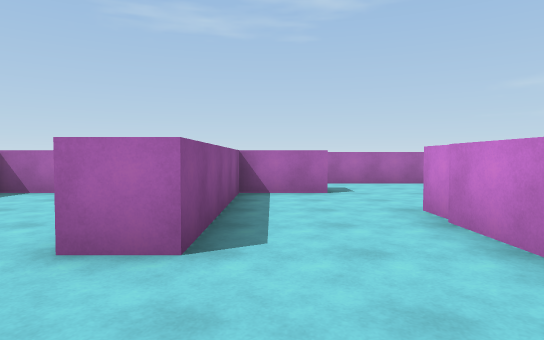
[1] (above)

20 first-person views from a walk through a Unity game level. The camera is 1.3 m above the floor, tilts 2° down and sees 75° across. The floor is counted in squares, 1.8 m on a side. Each view is taken from the middle of a square. On the plan, view 1 faces up. The plan holds only what a view shows up to about 11 squares ahead; the rest is blank. The player character is not drawn.

[2]
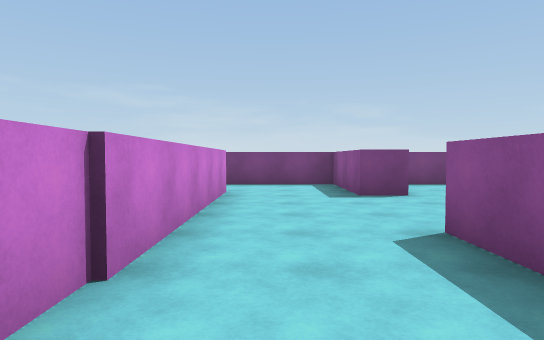

[3]
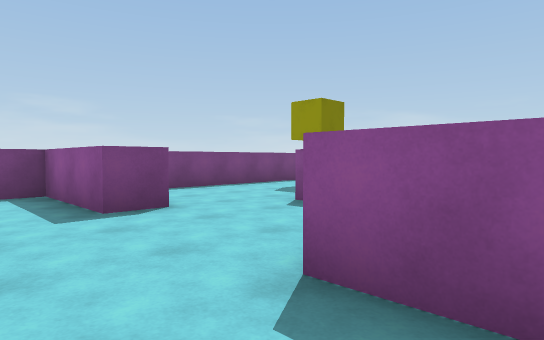

[4]
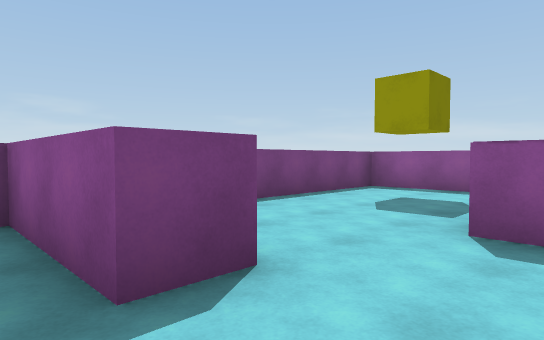

[5]
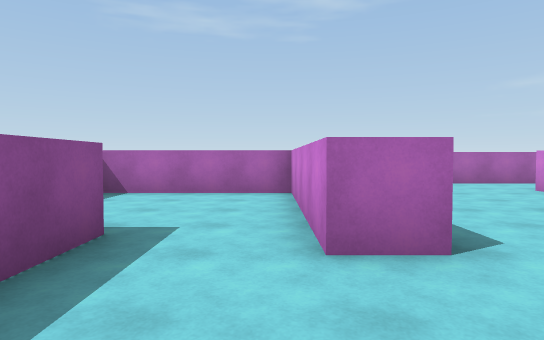

[6]
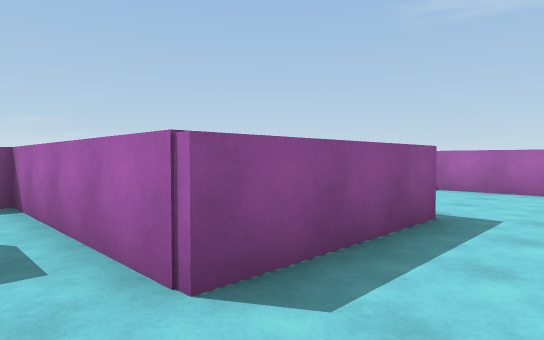

[7]
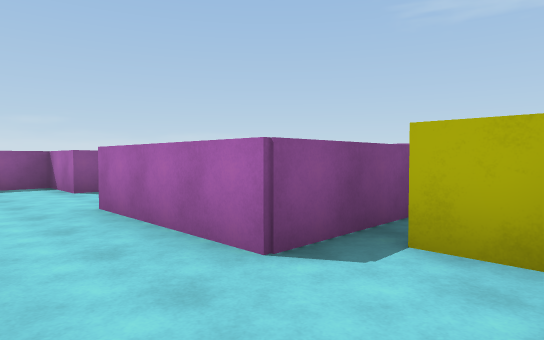

[8]
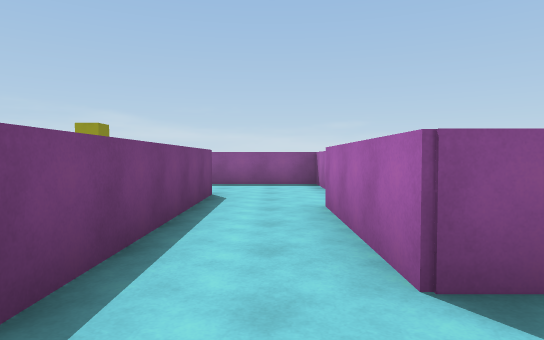

[9]
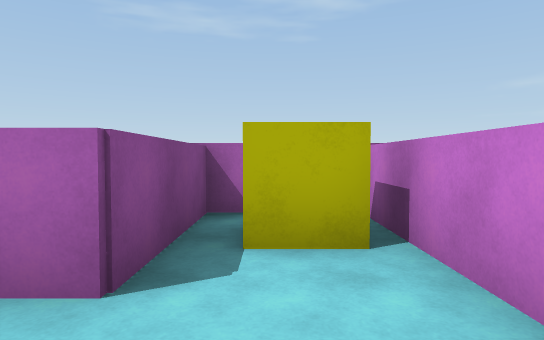

[10]
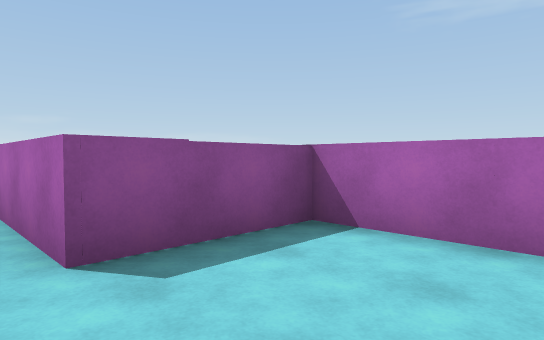

[11]
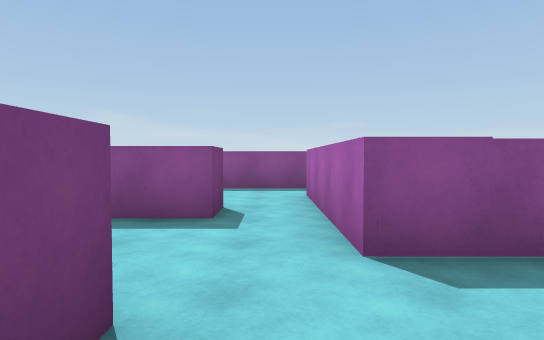

[12]
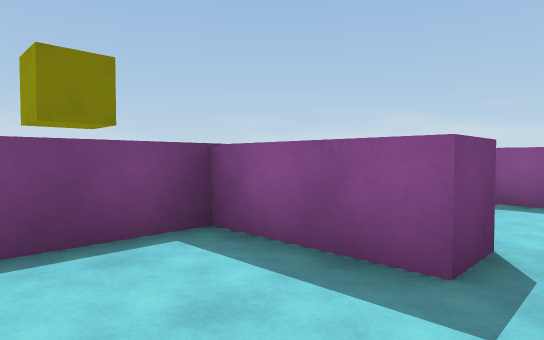

[13]
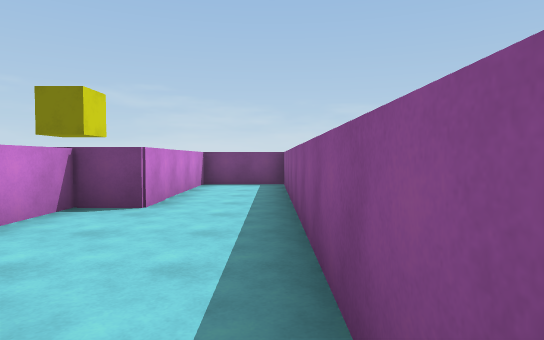

[14]
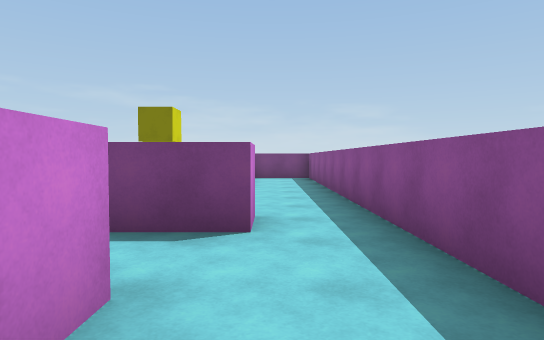

[15]
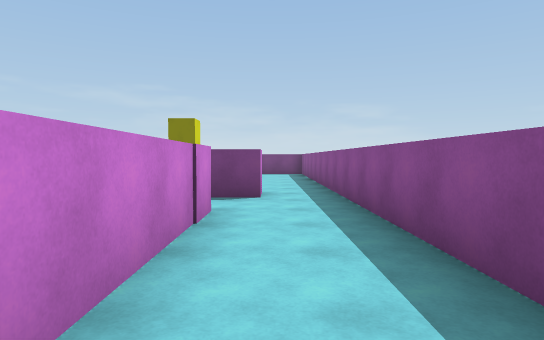

[16]
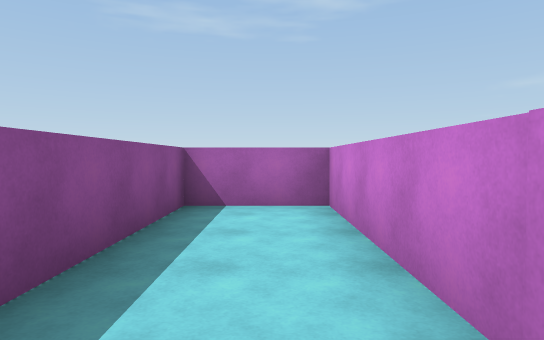

[17]
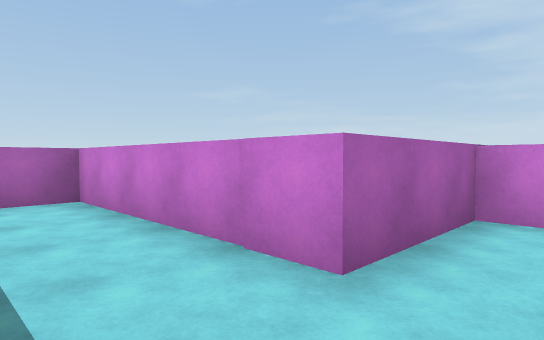

[18]
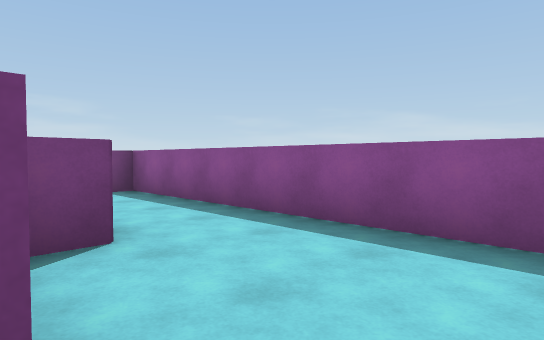

[19]
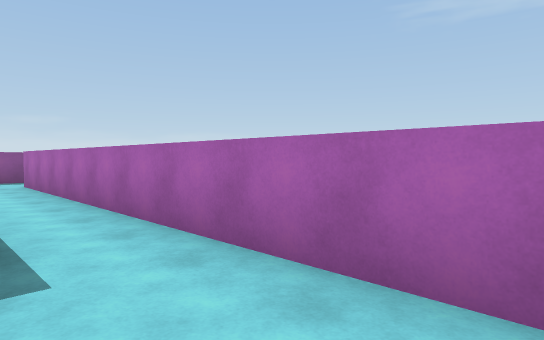

[20]
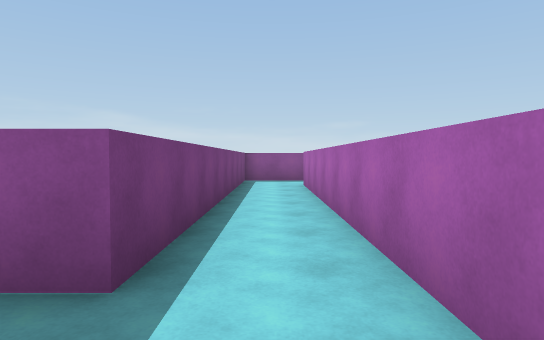

### Floor plan
Points are (right, up) in squares from view 1. A wall is a line through its corners. A room is listed if a view was taken in it or the views show most of it. See-through windows are left out.
Room 1 (views 1, 4, 5, 6)
walls: (-1.6, -0.7) (-0.7, -0.7); (-0.7, 2.6) (-1.6, 2.6) (-1.6, 3.6); (-3.6, 3.4) (-3.6, 0) (-8.2, 0) (-8.2, -3.6) (-2.6, -3.6); (2, -0.5) (2, 2.6)
ways out: opening at (0.5, 3.5) to room 2; opening at (-2.5, 3) to room 3; opening at (0.5, -1) to room 6
Room 2 (views 2, 3, 7, 8, 9, 19, 20)
walls: (5.4, 9.8) (-6.5, 9.8); (2, 2.6) (2, 4.8) (7.5, 4.8); (7.1, 9.6) (7.1, 6.8) (3.8, 6.8); (7.6, 9.6) (6.8, 9.6); (9.2, 6.5) (9.2, 9.2); (-8, 8.1) (1.1, 8.1) (1.1, 7.2) (-0.7, 7.2) (-0.7, 2.6)
ways out: opening at (0.5, 3.5) to room 1; opening at (-7.5, 10)
objects: yellow cube (8, 8)
Room 3 (views 10, 11, 12, 18)
walls: (-4.6, 3.3) (-3.9, 3.3); (-8.2, 3.3) (-7.2, 3.3) (-7.2, 0.9) (-5.4, 0.9); (-1.6, 3.6) (-1.6, 7.2) (-5.6, 7.2) (-5.6, 4.7) (-8.6, 4.7)
ways out: opening at (-2.5, 3) to room 1; opening at (-8, 4) to room 5
Room 4 (views 13, 14, 15, 16, 17)
walls: (-9.8, 5.6) (-8.4, 5.6); (-6.5, 6.5) (-6.5, 7.2); (-6.1, 7.2) (-9.2, 7.2) (-9.2, 12.3) (-11.3, 12.3) (-11.3, 5.6)
ways out: opening at (-10.5, 5) to room 5
Room 5 (no view inside)
walls: (-8.1, 0.9) (-8.1, 2.4); (-8.6, 4.7) (-9.8, 4.7) (-9.8, 5.6); (-11.3, 5.6) (-11.3, -3.6) (-9.2, -3.6) (-9.2, 0.9) (-7.9, 0.9)
ways out: opening at (-8, 4) to room 3; opening at (-10.5, 5) to room 4
Room 6 (no view inside)
walls: (-0.7, -0.7) (-0.7, -3.6) (2.2, -3.6); (2, -1.5) (2, -0.5)
ways out: opening at (0.5, -1) to room 1; opening at (2.5, -2.5)

Where each view was taken, in squares from view 1:
view 1: 0 up, 0 right, facing up
view 2: 6 up, 1 right, facing down
view 3: 4 up, 1 right, facing down-left
view 4: 1 up, 0 right, facing down-left
view 5: 0 up, 2 left, facing up
view 6: 1 down, 2 left, facing up-left
view 7: 5 up, 9 right, facing up-left
view 8: 6 up, 9 right, facing left
view 9: 5 up, 8 right, facing up
view 10: 4 up, 3 left, facing up-left
view 11: 4 up, 3 left, facing left
view 12: 4 up, 5 left, facing down-left
view 13: 6 up, 11 left, facing down
view 14: 9 up, 10 left, facing down
view 15: 12 up, 10 left, facing down
view 16: 7 up, 10 left, facing up
view 17: 6 up, 11 left, facing up-right
view 18: 4 up, 8 left, facing down-left
view 19: 8 up, 4 right, facing up-left
view 20: 9 up, 3 right, facing left
